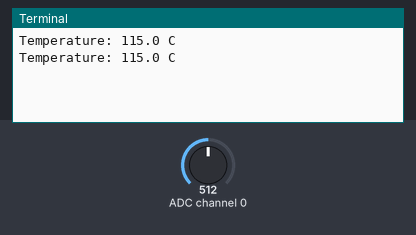
A program run on a simulated Raspberry Pi (BCM pin numbers). Shown: the last lines printed to the terminal. Inputs (shaded band) come from the test bench; at power-on: ADC channel 0 = 512 (analog values on the 0–1023 scale). No MQTT or app messages arrive unless stated.

Above: at 1.3 s.
1.4 s: ADC channel 0 set to 716
At 2.7 s:
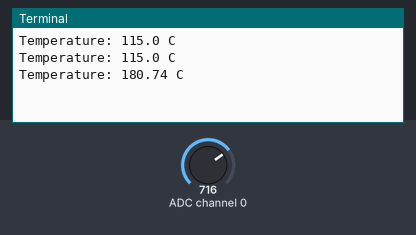
2.9 s: ADC channel 0 set to 900
At 4.0 s:
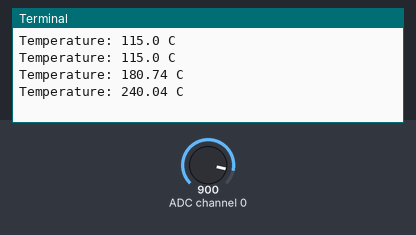
Timing chart, 0 to 5.9 s (numbered marks = the images above; inputs shaded):
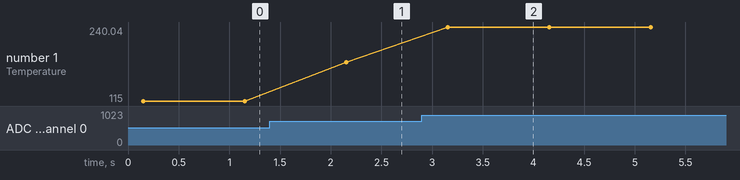

The program:

temp.py
```python
import spidev
import paho.mqtt.client as mqtt
from time import sleep

# Initialisiere Temp-Sensor auf Analogen-PIN 0
temp = 0

spi = spidev.SpiDev()
spi.open(0,0)

broker_address="localhost"

client = mqtt.Client("P1")
client.connect(broker_address, 1883, 60)

client.loop_start()

def readadc(adcnum):
# SPI-Daten auslesen
    r = spi.xfer2([1,8+adcnum <<4,0])
    adcout = ((r[1] &3) <<8)+r[2]
    return adcout

try:
    while True:
        value = readadc(temp)
        volts = (value * 3.3) / 1024
        temperature_C = (volts - 0.5) * 100

        print("Temperature: " + str(round(temperature_C,2)) +  " C")
        client.publish("test", "Temperature: " + str(round(temperature_C,2)) +  " C")

        sleep(1)
except KeyboardInterrupt:
    pass

client.loop_stop()
client.disconnect()
```

Measured:
- after the input at 1.4 s, the terminal: prints a new line after 0.75 s (image 1)
- after the input at 2.9 s, the terminal: prints a new line after 0.25 s (image 2)
- plotted number 1: 115 → 180.74 after the input at 1.4 s, 180.74 → 240.04 after the input at 2.9 s
